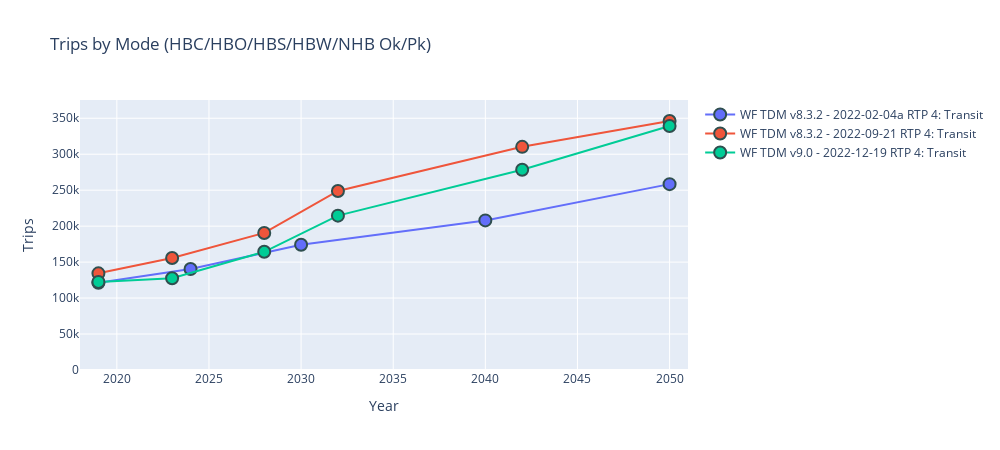
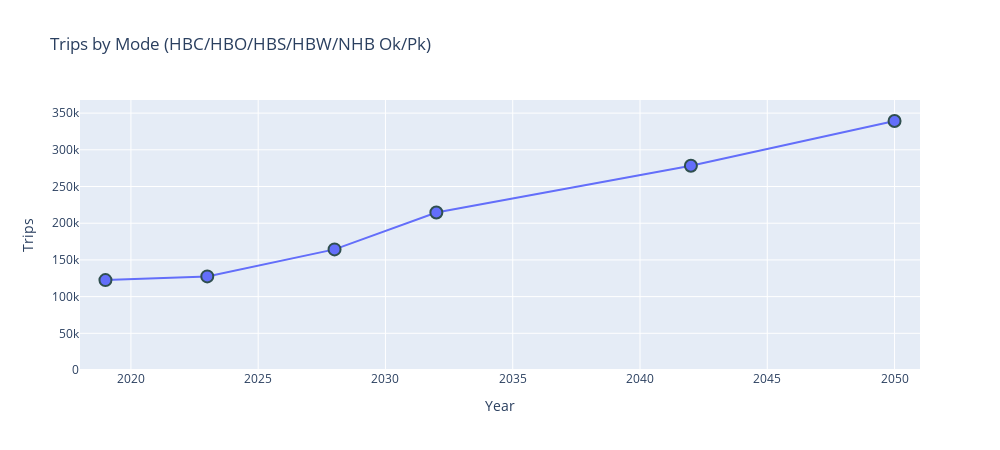
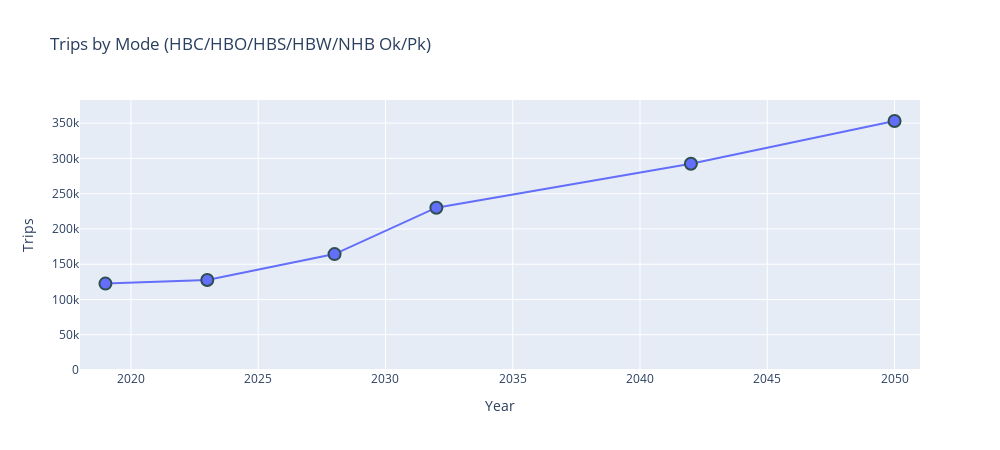
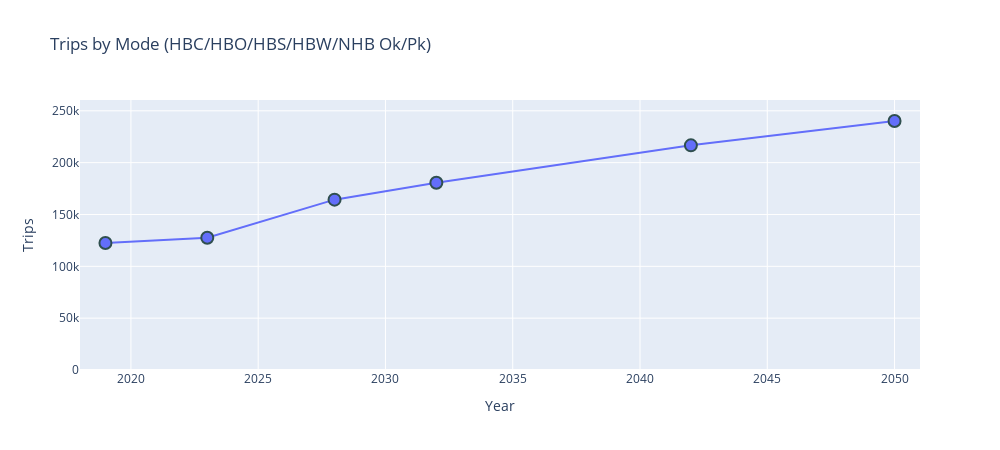

The notebook cell saved with these charts, in order:
### Code cell
# MAKE INTERACTIVE CHART
py.offline.init_notebook_mode(connected=True)

lstTdmVersionWithDate = dfTransitSummaryPlotData['tdmVersionWithDate'].unique().tolist()
lstScenarioGroups     = dfTransitSummaryPlotData['scenarioGroup'     ].unique().tolist()
lstModes              = dfTransitSummaryPlotData['modeGroup'         ].unique().tolist()
lstTripPurp           = dfTransitSummaryPlotData['TRIPPURP'          ].unique().tolist()
lstPeriod             = dfTransitSummaryPlotData['PERIOD'            ].unique().tolist()

# remove include in all list
lstScenarioGroups = [i for i in lstScenarioGroups if i not in lstIncludeInAll] 

selectTdmVersionsWithDate = widgets.SelectMultiple(options=lstTdmVersionWithDate, value=(lstTdmVersionWithDate), description='TDM Version'   )
selectScenarioGroups      = widgets.SelectMultiple(options=lstScenarioGroups    , value=('RTP',               ), description='Scenario Group')
selectModes               = widgets.SelectMultiple(options=lstModes             , value=('4: Transit',        ), description='Mode Group'    )
selectTripPurps           = widgets.SelectMultiple(options=lstTripPurp          , value=(lstTripPurp          ), description='Purpose'       )
selectPeriods             = widgets.SelectMultiple(options=lstPeriod            , value=(lstPeriod            ), description='Periods'       )

#custom extents
#xmin = widgets.Text(value='0'  , description='X Min')
#xmax = widgets.Text(value='160' , description='X Max')
#ymin = widgets.Text(value='0'  , description='Y Min')
#ymax = widgets.Text(value='.10', description='Y Max')

widgets.interactive(update_plot, tdmVersionsWithDate=selectTdmVersionsWithDate, scenarioGroups=selectScenarioGroups, modeGroups=selectModes, trippurps=selectTripPurps , periods=selectPeriods)

#ADD RAW OBSERVED CURVES

### Figure 1 — Plotly figure (JSON) as saved in the notebook; plotly's stock layout.template omitted (floating-point values rounded to 4 significant figures)
{"data": [{"marker": {"line": {"color": "DarkSlateGrey", "width": 2}, "size": 12}, "mode": "markers+lines", "name": "WF TDM v8.3.2 - 2022-02-04a RTP 4: Transit", "type": "scatter", "x": [2019, 2024, 2030, 2040, 2050], "y": [121321, 140408, 174053, 207976, 258408]}, {"marker": {"line": {"color": "DarkSlateGrey", "width": 2}, "size": 12}, "mode": "markers+lines", "name": "WF TDM v8.3.2 - 2022-09-21 RTP 4: Transit", "type": "scatter", "x": [2019, 2023, 2028, 2032, 2042, 2050], "y": [134370, 155741, 190569, 248930, 310261, 346188]}, {"marker": {"line": {"color": "DarkSlateGrey", "width": 2}, "size": 12}, "mode": "markers+lines", "name": "WF TDM v9.0 - 2022-12-19 RTP 4: Transit", "type": "scatter", "x": [2019, 2023, 2028, 2032, 2042, 2050], "y": [122503, 127540, 164321, 214591, 278318, 339257]}], "layout": {"height": 450, "title": {"text": "Trips by Mode (HBC/HBO/HBS/HBW/NHB Ok/Pk)"}, "width": 1000, "xaxis": {"range": [2018, 2051], "title": {"text": "Year"}}, "yaxis": {"rangemode": "tozero", "title": {"text": "Trips"}}}}

### Figure 2 — Plotly figure (JSON) as saved in the notebook; plotly's stock layout.template omitted (floating-point values rounded to 4 significant figures)
{"data": [{"marker": {"line": {"color": "DarkSlateGrey", "width": 2}, "size": 12}, "mode": "markers+lines", "name": "WF TDM v9.0 - 2022-12-19 RTP 4: Transit", "type": "scatter", "x": [2019, 2023, 2028, 2032, 2042, 2050], "y": [122503, 127540, 164321, 214591, 278318, 339257]}], "layout": {"height": 450, "title": {"text": "Trips by Mode (HBC/HBO/HBS/HBW/NHB Ok/Pk)"}, "width": 1000, "xaxis": {"range": [2018, 2051], "title": {"text": "Year"}}, "yaxis": {"rangemode": "tozero", "title": {"text": "Trips"}}}}

### Figure 3 — Plotly figure (JSON) as saved in the notebook; plotly's stock layout.template omitted (floating-point values rounded to 4 significant figures)
{"data": [{"marker": {"line": {"color": "DarkSlateGrey", "width": 2}, "size": 12}, "mode": "markers+lines", "name": "WF TDM v9.0 - 2022-12-19 Needs 4: Transit", "type": "scatter", "x": [2019, 2023, 2028, 2032, 2042, 2050], "y": [122503, 127540, 164321, 230127, 292324, 353016]}], "layout": {"height": 450, "title": {"text": "Trips by Mode (HBC/HBO/HBS/HBW/NHB Ok/Pk)"}, "width": 1000, "xaxis": {"range": [2018, 2051], "title": {"text": "Year"}}, "yaxis": {"rangemode": "tozero", "title": {"text": "Trips"}}}}

### Figure 4 — Plotly figure (JSON) as saved in the notebook; plotly's stock layout.template omitted (floating-point values rounded to 4 significant figures)
{"data": [{"marker": {"line": {"color": "DarkSlateGrey", "width": 2}, "size": 12}, "mode": "markers+lines", "name": "WF TDM v9.0 - 2022-12-19 NoBuild 4: Transit", "type": "scatter", "x": [2019, 2023, 2028, 2032, 2042, 2050], "y": [122503, 127540, 164321, 180547, 216680, 240176]}], "layout": {"height": 450, "title": {"text": "Trips by Mode (HBC/HBO/HBS/HBW/NHB Ok/Pk)"}, "width": 1000, "xaxis": {"range": [2018, 2051], "title": {"text": "Year"}}, "yaxis": {"rangemode": "tozero", "title": {"text": "Trips"}}}}
